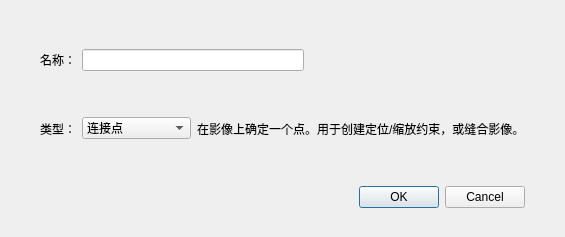
<?xml version="1.0" encoding="UTF-8"?>
<ui version="4.0">
 <class>SurveyInfoWindow</class>
 <widget class="QDialog" name="SurveyInfoWindow">
  <property name="geometry">
   <rect>
    <x>0</x>
    <y>0</y>
    <width>565</width>
    <height>237</height>
   </rect>
  </property>
  <property name="windowTitle">
   <string>测量点</string>
  </property>
  <layout class="QVBoxLayout" name="verticalLayout_3">
   <item>
    <widget class="QWidget" name="widgetMainTP" native="true">
     <layout class="QVBoxLayout" name="verticalLayout_4" stretch="0">
      <property name="spacing">
       <number>6</number>
      </property>
      <property name="leftMargin">
       <number>20</number>
      </property>
      <property name="topMargin">
       <number>9</number>
      </property>
      <property name="rightMargin">
       <number>20</number>
      </property>
      <property name="bottomMargin">
       <number>9</number>
      </property>
      <item>
       <widget class="QWidget" name="widgetBody" native="true">
        <layout class="QVBoxLayout" name="verticalLayout_2">
         <item>
          <layout class="QVBoxLayout" name="verticalLayout">
           <item>
            <layout class="QHBoxLayout" name="horizontalLayout">
             <property name="topMargin">
              <number>20</number>
             </property>
             <item>
              <widget class="QLabel" name="label">
               <property name="text">
                <string>名称：</string>
               </property>
              </widget>
             </item>
             <item>
              <widget class="QLineEdit" name="lineEdit_ptname"/>
             </item>
             <item>
              <spacer name="horizontalSpacer">
               <property name="orientation">
                <enum>Qt::Horizontal</enum>
               </property>
               <property name="sizeHint" stdset="0">
                <size>
                 <width>40</width>
                 <height>20</height>
                </size>
               </property>
              </spacer>
             </item>
            </layout>
           </item>
          </layout>
         </item>
         <item>
          <layout class="QHBoxLayout" name="horizontalLayout_3">
           <item>
            <widget class="QLabel" name="label_2">
             <property name="minimumSize">
              <size>
               <width>36</width>
               <height>0</height>
              </size>
             </property>
             <property name="maximumSize">
              <size>
               <width>36</width>
               <height>16777215</height>
              </size>
             </property>
             <property name="text">
              <string>类型：</string>
             </property>
            </widget>
           </item>
           <item>
            <widget class="QComboBox" name="comboBox_type">
             <item>
              <property name="text">
               <string>连接点</string>
              </property>
             </item>
            </widget>
           </item>
           <item>
            <widget class="QLabel" name="label_3">
             <property name="text">
              <string>在影像上确定一个点。用于创建定位/缩放约束，或缝合影像。</string>
             </property>
            </widget>
           </item>
          </layout>
         </item>
         <item>
          <widget class="QDialogButtonBox" name="buttonBox">
           <property name="orientation">
            <enum>Qt::Horizontal</enum>
           </property>
           <property name="standardButtons">
            <set>QDialogButtonBox::Cancel|QDialogButtonBox::Ok</set>
           </property>
          </widget>
         </item>
        </layout>
       </widget>
      </item>
     </layout>
    </widget>
   </item>
  </layout>
 </widget>
 <resources/>
 <connections>
  <connection>
   <sender>buttonBox</sender>
   <signal>accepted()</signal>
   <receiver>SurveyInfoWindow</receiver>
   <slot>accept()</slot>
   <hints>
    <hint type="sourcelabel">
     <x>282</x>
     <y>215</y>
    </hint>
    <hint type="destinationlabel">
     <x>282</x>
     <y>118</y>
    </hint>
   </hints>
  </connection>
  <connection>
   <sender>buttonBox</sender>
   <signal>rejected()</signal>
   <receiver>SurveyInfoWindow</receiver>
   <slot>reject()</slot>
   <hints>
    <hint type="sourcelabel">
     <x>282</x>
     <y>198</y>
    </hint>
    <hint type="destinationlabel">
     <x>282</x>
     <y>118</y>
    </hint>
   </hints>
  </connection>
 </connections>
</ui>
